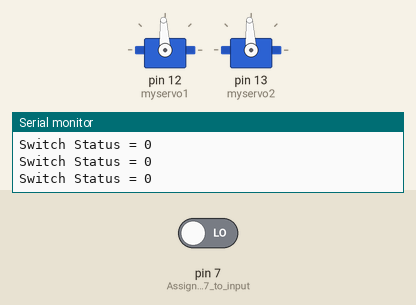
Recording of a sketch running on a simulated Arduino Uno, built with avr-gcc and run on an emulated ATmega328P. Parts: 2 × servo, the last lines printed to the serial monitor. Inputs (shaded band) come from the test bench; at power-on: pin 7 (Assigns_pin_7_to_input) LOW.

Above: at 1.2 s.
1.3 s: pin 7 (Assigns_pin_7_to_input) driven HIGH
At 3.0 s:
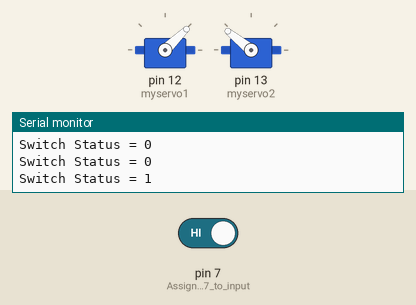
At 7.2 s:
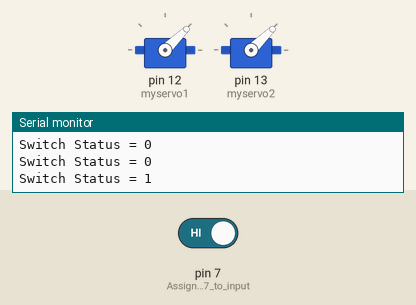
Timing chart, 0 to 14.8 s (numbered marks = the images above; inputs shaded):
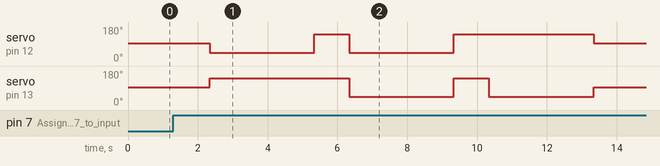

Measured:
- after the input at 1.3 s, servo on pin 12 (myservo1): 93° → 44° after 1.0 s, → 141° 3.0 s later, → 44° 1.0 s later, → 141° 3.0 s later, … (5 changes in this stretch); servo on pin 13 (myservo2): 93° → 141° after 1.0 s, → 44° 4.0 s later, → 141° 3.0 s later, → 44° 1.0 s later, … (5 changes in this stretch)

The sketch:

challenge3.ino
```cpp
#include <Servo.h>
Servo myservo1;
Servo myservo2; // assigns servos 1 and 2


void setup() {
  // put your setup code here, to run once:
Serial.begin(9600); //tells serial reader what bit rate
myservo1.attach(12); // Assigns Servo1 to pin 13
myservo2.attach(13); // Assigns Servo2 to pin 12
pinMode(7, INPUT); // Assigns pin 7 to input
}

void loop() {// start of challenge 3

  int switchStatus = digitalRead(7);
  Serial.print("Switch Status = ");

  Serial.println(switchStatus);

  if(switchStatus == 1){
    stop(); // pause before it starts in order to let me take my hand off
    delay(1000);
    foward(); //call on foward function
    delay(3000);//do it for 3 seconds
    spin2();
    delay(1000);// change direction)
    spin();// call on spin function
    delay(3000);// do it for 3 seconds
    spin2();
    delay(1000);
    backwards();// call on backwords function
    delay(3000);// do it for 3 seconds
    stop();// stop the robot
    int i = 0;// set a value for i
    while (i < 6) { // start a while loop to blink my leds in a pattern
      digitalWrite(3,HIGH);// led on for 1 sec
      delay(1000);
      digitalWrite(3,LOW);//led off for 1/2 a sec
      delay(500);
      digitalWrite(2,HIGH);// led 2 on for 1 sec
      delay(1000);
      digitalWrite(2,LOW);//led off for 1/2 a sec
      delay(500);
      i++;// increment i by 1
    }


  }

  if(switchStatus == 0){ //set condition for stop function
    stop();

  }
}


void stop(){  //makes robot stop moving

  myservo1.writeMicroseconds(1500);
  myservo2.writeMicroseconds(1500);
}
void foward(){// make robot go foward
  myservo1.writeMicroseconds(1000);
  myservo2.writeMicroseconds(2000);

}
void spin(){ // make robot spin
  myservo1.writeMicroseconds(1000);
  myservo2.writeMicroseconds(1000);

}
void backwards(){// make robot go backwards
  myservo1.writeMicroseconds(2000);
  myservo2.writeMicroseconds(1000);
}
void spin2(){ // make robot spin
  myservo1.writeMicroseconds(2000);
  myservo2.writeMicroseconds(2000);

}
```
